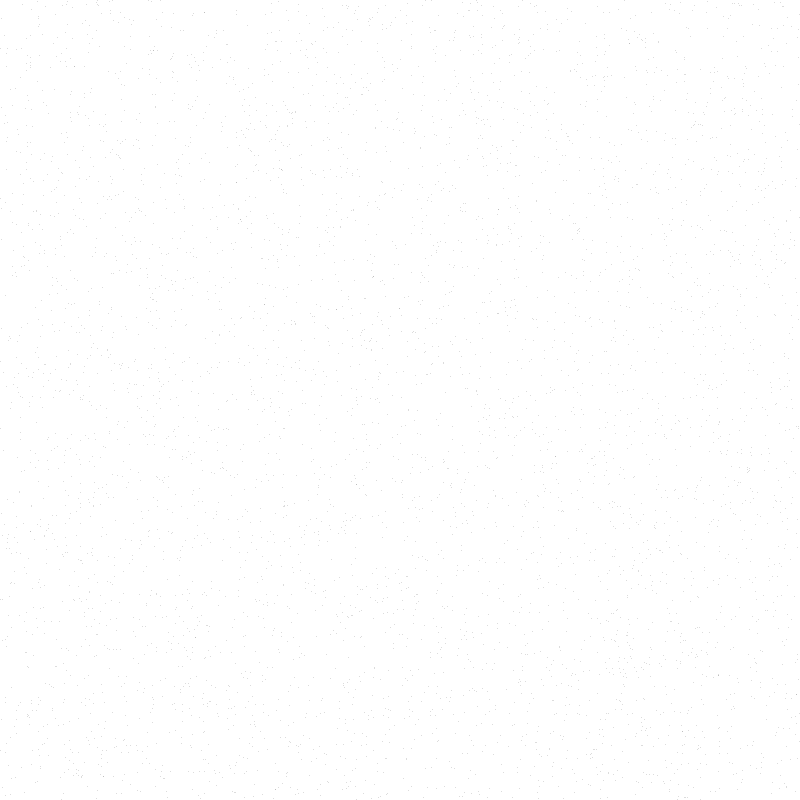
Frame 1 (no input)
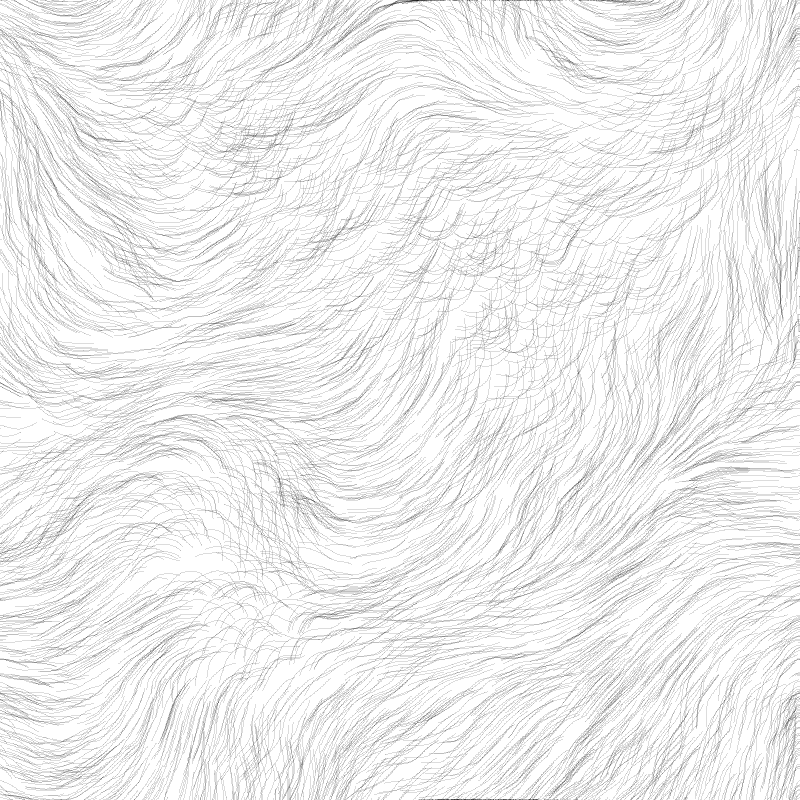
Frame 60 (the mouse pressed at the canvas centre just before this capture)
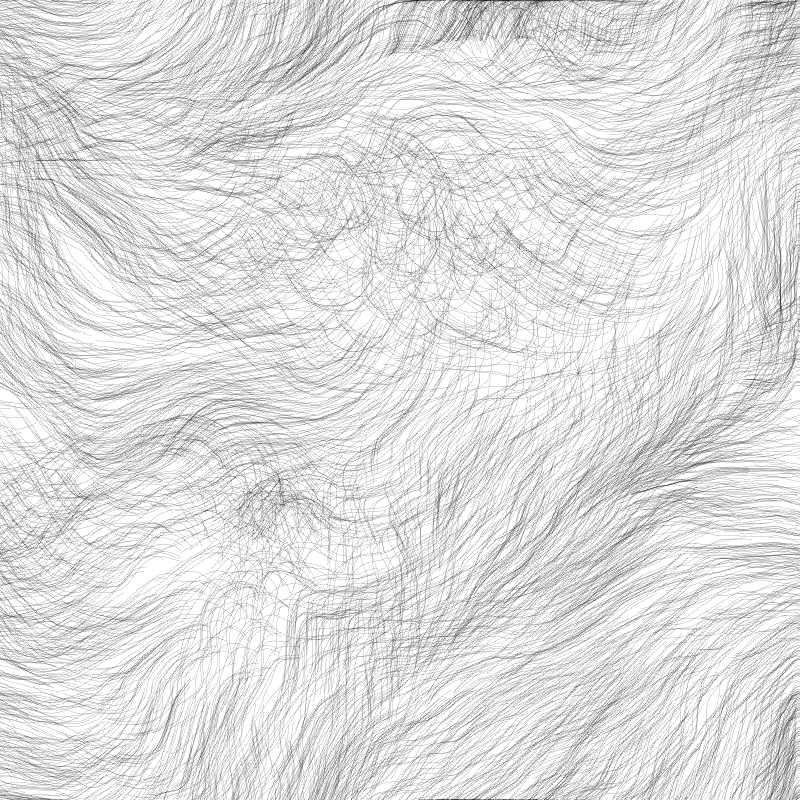
Frame 120 (the mouse held since frame 60 and released just before this capture)

The Processing sketch that drew these frames (run headless with seeded random() and noise(); from frame 60 on, the mouse is pressed at the canvas centre):

// Processing sketch: generative9
// ── generative9.pde
import java.util.UUID;

float WIDTH = 800;
float HEIGHT = 800;
int SCALE = 20;
int ROWS = floor(HEIGHT / SCALE);
int COLS = floor(WIDTH / SCALE);

int numParticles = 5000;
Particle[] particles = new Particle[numParticles];
PVector[] flowfield;

void setup() {
  size(800,800);
  noFill();
  smooth(2);
  pixelDensity(displayDensity());
  background(255);
  
  flowfield = new PVector[ROWS*COLS];
  
  for(int i = 0; i < numParticles; i++) {
    particles[i] = new Particle();
  }
}

float inc = 0.08;
float zoff = 0;

void draw() {  
  float yoff = 0;
  
  for (int y = 0; y < ROWS; y++) {
    float xoff = 0;
    for (int x = 0; x < COLS; x++) {
      int index = x + y * COLS;
      PVector v = PVector.fromAngle(map(noise(xoff,yoff,zoff),0,1,0,2*PI));
      v.setMag(0.5);
      flowfield[index] = v;
      //pushMatrix();
      //translate(x*SCALE, y*SCALE);
      //rotate(v.heading());
      //stroke(0,20);
      //line(0, 0, SCALE, 0);
      //popMatrix();
      xoff += inc;
    }
    yoff += inc;
  }
  
  for(int i = 0; i < numParticles; i++) {
    particles[i].follow(flowfield);
    particles[i].update();
    particles[i].show();
    particles[i].edges();
  }
  
  zoff += 0.01;
}

void mousePressed() {
  if (mouseButton == LEFT) {
    redraw();
  } 
  //else if (mouseButton == RIGHT) {
  //  drawCloud();
  //}
}

void keyPressed () {
  if (key == RETURN || key == ENTER) {
    String uuid = UUID.randomUUID().toString();
    save(uuid + ".tif");
  }
}
// ── particle.pde
class Particle {
  PVector pos = new PVector(random(WIDTH),random(HEIGHT));
  PVector vel = new PVector(0,0);
  PVector acc = new PVector(0,0);
  float maxSpeed = 1;

  PVector prevPos = pos.copy();

  public void update() {
    vel.add(acc);
    vel.limit(maxSpeed);
    pos.add(vel);
    acc.mult(0);
  }

  void applyForce(PVector force) {
    acc.add(force);
  }

  public void show() {
    stroke(0,50);
    strokeWeight(1);
    point(pos.x, pos.y);
  }

  public void updatePrev() {
    prevPos.x = pos.x;
    prevPos.y = pos.y;
  }

  public void edges() {
    if (pos.x > WIDTH) {
      pos.x = 0;
      updatePrev();
    }
    if (pos.x < 0) {
      pos.x = WIDTH;
      updatePrev();
    }

    if (pos.y > HEIGHT) {
      pos.y = 0;
      updatePrev();
    }
    if (pos.y < 0) {
      pos.y = HEIGHT;
      updatePrev();
    }
  }
  
  
  public void follow(PVector[] vectors) {
    int x = floor(pos.x / SCALE);
    int y = floor(pos.y / SCALE);
    int index = x + y * COLS;
        print("\n");
    print(index);
    if(index > vectors.length - 1 || index < 0) {
      index = index - COLS - 1;
    }
    print("\n");
    print(index);
        print("\n");
    print(x);
        print("\n");
    print(y);
        print("\n");
    print(pos.x);
           print("\n");
    print(pos.y);
    PVector force = vectors[index];
    applyForce(force);
  }
}
